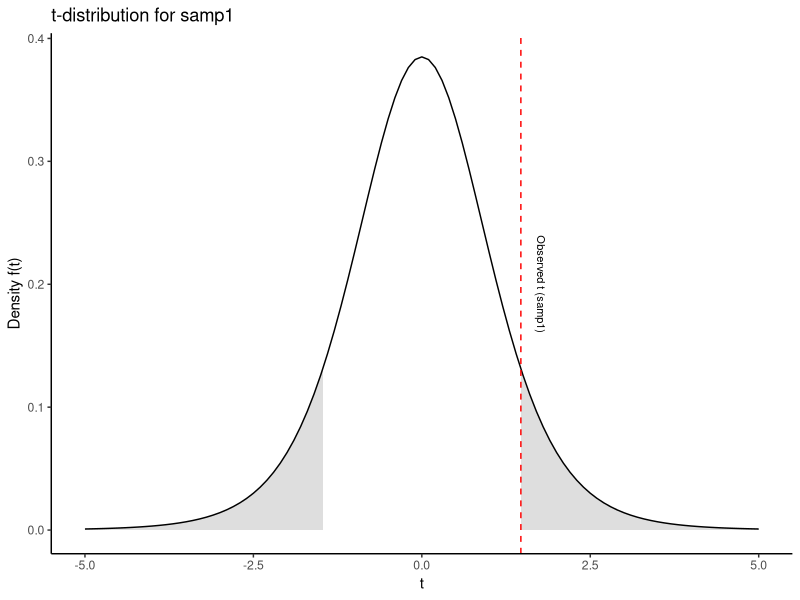
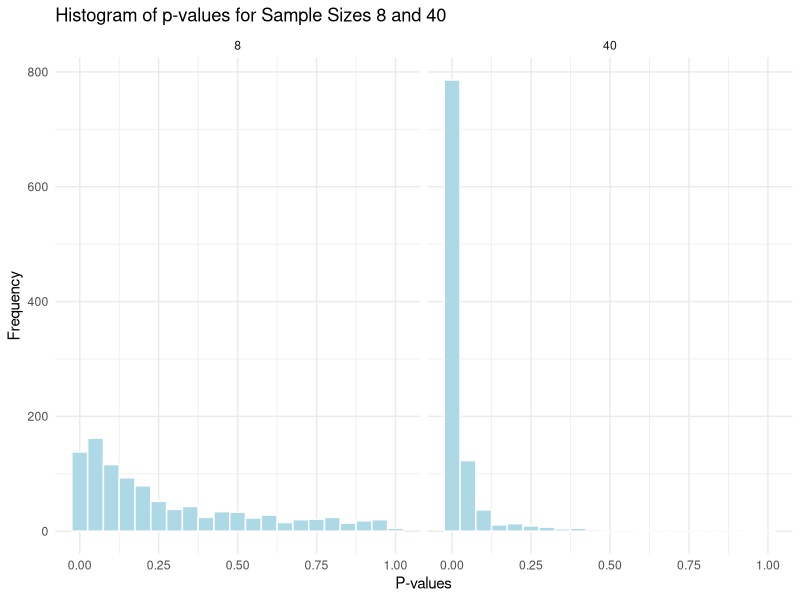
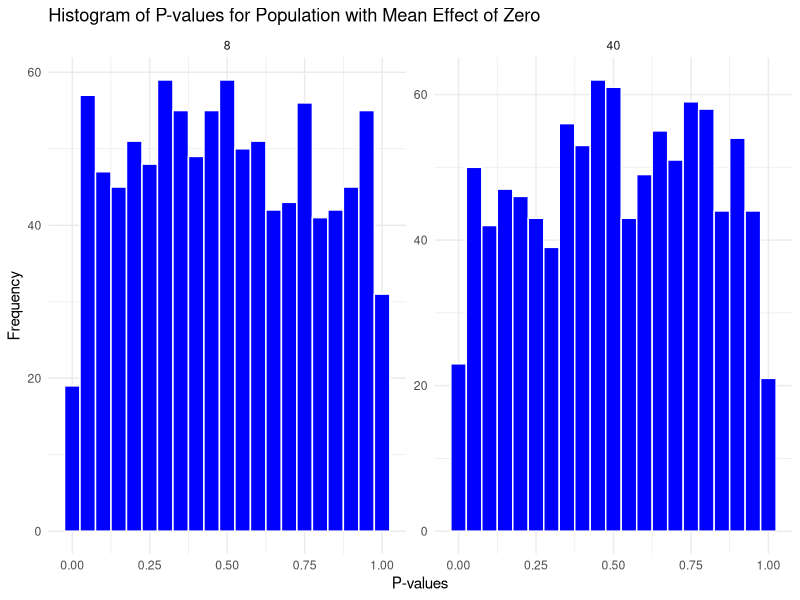

These figures' R source, in order:
## ---- chunk 1
# Laster inn nødvendige pakker
library(tidyverse)
library(gridExtra)


set.seed(1) # Sikrer at alle dei tilfeldige tallene som generes er dei sammen hver gang koden kjøres
population <- rnorm(1000000, mean = 1.5, sd = 3) # Generer 1 million tilfeldige verdier som er normalfordelt

# Sample 1
samp1 <- data.frame(y = sample(population, 8, replace = FALSE))

# Sample 2
samp2 <- data.frame(y = sample(population, 40, replace = FALSE))

# Lager lineære modeller for hver sample med kun en konstant
m1 <- lm(y ~ 1, data = samp1)
m2 <- lm(y ~ 1, data = samp2)

# Oppsummering av modellene 
summary(m1)
summary(m2)
## ---- chunk 2
#| label: fig-samp1
#| fig-cap: "t-fordeling av `samp1`"

## Definer t-verdier for begge utvalg
t_value1 <- 1.47  # t-verdi for samp1
t_value2 <- 3.276  # t-verdi for samp2
df1 <- 7   # Antall frihetsgrader for samp1 (n-1, her 8-1=7)
df2 <- 39  # Antall frihetsgrader for samp2 (n-1, her 40-1=39)

# Lag dataramme for x-verdier
x_vals <- seq(-5, 5, length.out = 1000)

# Lag plot for samp1
plot1 <- ggplot(data.frame(x = x_vals), aes(x)) +
  # Fyll venstre hale for samp1
  stat_function(fun = dt, args = list(df = df1), xlim = c(-5, -t_value1), geom = "area", fill = "gray", alpha = 0.5) +
  # Fyll høyre hale for samp1
  stat_function(fun = dt, args = list(df = df1), xlim = c(t_value1, 5), geom = "area", fill = "gray", alpha = 0.5) +
  # Tegn hele t-fordelingskurven for samp1
  stat_function(fun = dt, args = list(df = df1)) +
  # Legg til den observerte t-verdien som en vertikal linje
  geom_vline(xintercept = t_value1, color = "red", linetype = "dashed") +
  # Annoter t-verdien for samp1
  annotate("text", x = t_value1 + 0.3, y = 0.2, label = "Observed t (samp1)", angle = -90, size = 2.8) +
  labs(title = "t-distribution for samp1", x = "t", y = "Density f(t)") +
  theme_classic() +
  xlim(-5, 5)

# Print plot1
print(plot1)

# Utregne p-verdier for m1 og m2
p1 <- 2 * pt(t_value1, df = df1, lower.tail = FALSE)
p2 <- 2 * pt(t_value2, df = df2, lower.tail = FALSE)
## ---- chunk 3
# Lager data frames for å lagre modell estimater
results_8 <- data.frame(estimate = rep(NA, 1000), 
                        se = rep(NA, 1000), 
                        pval = rep(NA, 1000), 
                        n = 8)  

results_40 <- data.frame(estimate = rep(NA, 1000), 
                         se = rep(NA, 1000), 
                         pval = rep(NA, 1000), 
                         n = 40)

# En løkke som for å hente ut 1000 prøver(samples), hver iterasjon (i) vil 
# hente ut en ny prøve fra populasjonen

for(i in 1:1000) {
  
  # Henter ut en prøve 
  samp1 <- data.frame(y = sample(population, 8, replace = FALSE))
  samp2 <- data.frame(y = sample(population, 40, replace = FALSE))
  
  # Lager en lineær modell
  m1 <- lm(y ~ 1, data = samp1)
  m2 <- lm(y ~ 1, data = samp2)
  
  # Henter ut verdier fra modellen
  results_8[i, 1] <- coef(summary(m1))[1, 1]
  results_8[i, 2] <- coef(summary(m1))[1, 2]
  results_8[i, 3] <- coef(summary(m1))[1, 4]
  
  results_40[i, 1] <- coef(summary(m2))[1, 1]
  results_40[i, 2] <- coef(summary(m2))[1, 2]
  results_40[i, 3] <- coef(summary(m2))[1, 4]
  
  
}

# Lagrer resultatene i en data frame

results <- bind_rows(results_8, results_40)
## ---- chunk 4
#| label: tbl-summary
#| tbl-cap: "Summary Statistics for Estimate and SE by Sample Size"

library(knitr)

# Filtrer ut resultatene for n = 8 og n = 40

results_n8 <- results %>% filter(n == 8) 
results_n40 <- results %>% filter(n == 40)

# Beregn standardavvik for estimate og gjennomsnitt for SE

summary_table <- data.frame( 
  "Sample Size" = c(8, 40), 
  "Standard Deviation of Estimate" = c(sd(results_n8$estimate), sd(results_n40$estimate)), 
  "Average SE" = c(mean(results_n8$se), mean(results_n40$se)))

# Print tabellen med kable

kable(summary_table, caption = "Summary Statistics for Estimate and SE by Sample Size")
## ---- chunk 5
#| label: fig-histo
#| fig-cap: "Histogram of p-values for Sample Sizes 8 and 40"

results %>%
  ggplot(aes(pval)) + 
  geom_histogram(binwidth = 0.05, fill = "lightblue", color = "white") +  # Juster binwidth hvis nødvendig
  facet_wrap(~ n) +  # Lager ett histogram for n = 8 og ett for n = 40
  labs(title = "Histogram of p-values for Sample Sizes 8 and 40",
       x = "P-values",
       y = "Frequency") +
  theme_minimal()
## ---- chunk 6
#| label: tbl-sig
#| tbl-cap: "Proportion of Significant Results by Sample Size"
#| 
library(kableExtra)
library(dplyr)

# Beregn andelen signifikante resultater
sig_table <- results %>%
  filter(pval < 0.05) %>%
  group_by(n) %>%
  summarise(`α` = n()/1000)

# Lag en tabell med kableExtra
kable(sig_table, digits = 3) %>%
  kable_styling(bootstrap_options = c("striped", "hover", "condensed"), full_width = FALSE)
## ---- chunk 7
#| label: tbl-pwr
#| tbl-cap: "Statistical Power for Different Sample Sizes"

# Laster inn pwr og knitr pakken
library(pwr)
library(knitr)

# Beregn statistisk styrke for n = 8 og n = 40
power_n8 <- pwr.t.test(n = 8, sig.level = 0.05, d = 1.5/3, type = "one.sample")
power_n40 <- pwr.t.test(n = 40, sig.level = 0.05, d = 1.5/3, type = "one.sample")

# Lag en tabell med resultatene
power_results <- data.frame(
  "Sample Size" = c(8, 40),
  "Power" = c(power_n8$power, power_n40$power)
)

# Print tabellen pent med kable
kable(power_results)

## ---- chunk 8
population <- rnorm(1000000, mean = 0, sd = 3)


# Create data frames to store the model estimates
results_8 <- data.frame(estimate = rep(NA, 1000), 
                      se = rep(NA, 1000), 
                      pval = rep(NA, 1000), 
                      n = 8)  

results_40 <- data.frame(estimate = rep(NA, 1000), 
                      se = rep(NA, 1000), 
                      pval = rep(NA, 1000), 
                      n = 40)

# A for loop used to sample 1000 studies, each iteration (i) will draw a new sample
# from the population. 

for(i in 1:1000) {
  
  # Draw a sample 
  samp1 <- data.frame(y = sample(population, 8, replace = FALSE))
  samp2 <- data.frame(y = sample(population, 40, replace = FALSE))

  # Model the data
  m1 <- lm(y ~ 1, data = samp1)
  m2 <- lm(y ~ 1, data = samp2)
  
  # Extract values from the models
  results_8[i, 1] <- coef(summary(m1))[1, 1]
  results_8[i, 2] <- coef(summary(m1))[1, 2]
  results_8[i, 3] <- coef(summary(m1))[1, 4]

  results_40[i, 1] <- coef(summary(m2))[1, 1]
  results_40[i, 2] <- coef(summary(m2))[1, 2]
  results_40[i, 3] <- coef(summary(m2))[1, 4]
  
  
}


# Save the results in a combined data frame

results_null <- bind_rows(results_8, results_40)
## ---- chunk 9
#| label: fig-histo0
#| fig-cap: "Histogram of P-values for Population with Mean Effect of Zero"

library(ggplot2)

# Lag histogrammer av p-verdiene med fasetter for hver utvalgsstørrelse
results_null %>%
  ggplot(aes(pval)) + 
  geom_histogram(binwidth = 0.05, fill = "blue", color = "white") + 
  facet_wrap(~ n, scales = "free_y") +
  labs(title = "Histogram of P-values for Population with Mean Effect of Zero",
       x = "P-values",
       y = "Frequency") +
  theme_minimal()
## ---- chunk 10
#| label: tbl-falsk
#| tbl-cap: "Resultater av falske positive og ikke-signifikante tester per utvalgsstørrelse"

library(knitr)

# Beregn totalt antall tester og falske positive
total_tests <- 1000  # Antall tester
false_positives <- results_null %>%
  filter(pval < 0.05) %>%
  group_by(n) %>%
  summarise("Antall falske positive" = n(), 
            "Falske positive (%)" = (n() / total_tests) * 100)

# Legg til totalt antall tester for å beregne ikke-signifikante resultater
false_positives <- false_positives %>%
  mutate("Antall ikke-signifikante" = total_tests - `Antall falske positive`)

# Lag en tabell med kable og norske kolonnenavn
kable(false_positives, caption = "Resultater av falske positive og ikke-signifikante tester per utvalgsstørrelse", digits = 2)
